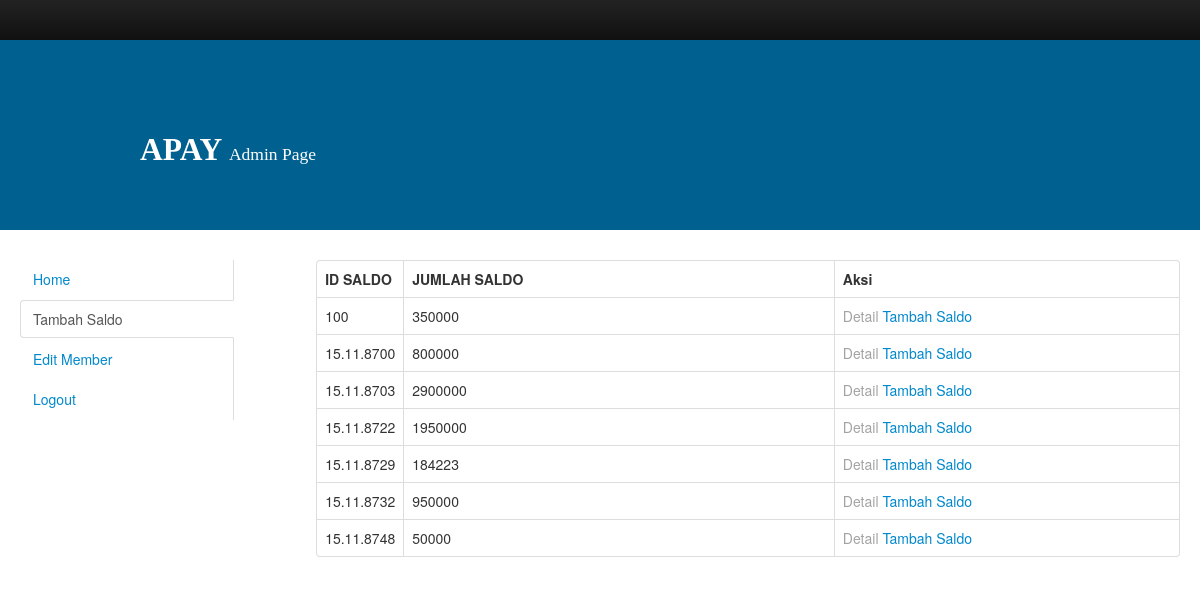
The page /saldo.php on the database its author committed.
### tables this page shows
CREATE TABLE `user` (
  `nim` varchar(20) NOT NULL,
  `nama` varchar(100) NOT NULL,
  `pin` varchar(100) NOT NULL,
  `idsaldo` varchar(100) NOT NULL,
  `email` varchar(30) NOT NULL
);

CREATE TABLE `saldo` (
  `idsaldo` varchar(100) NOT NULL,
  `jumlahsaldo` int(100) NOT NULL
);

### saldo.php (the view, shortened to what this page needs)
<!DOCTYPE html>
<html>
  <head>
    <link href="old/css/bootstrap.min.css" rel="stylesheet" media="screen">
    <link rel="stylesheet" type="text/css" href="old/style.css">
  </head>
  <body>
    <div class="navbar navbar-inverse">
      <div class="navbar-inner">
      </div>
    </div>
    <div class="atas">
      <h2>APAY <small>Admin Page</small></h2>
    </div>
      <div class="container-fluid">
        <div class="row-fluid">
          <div class="span3">
              <div class="tabbable tabs-left">
                <ul class="nav nav-tabs">
                  <li>
                        <a href="admin.php">Home</a>
                  </li>
                  <li class="active"><a href="saldo.php">Tambah Saldo</a></li>
                  <li><a href="edit.php">Edit Member&nbsp;&nbsp;&nbsp;&nbsp;&nbsp;&nbsp;&nbsp;&nbsp;&nbsp;&nbsp;&nbsp;&nbsp;&nbsp;&nbsp;&nbsp;&nbsp;&nbsp;&nbsp;&nbsp;&nbsp;&nbsp;&nbsp;&nbsp;&nbsp;&nbsp;&nbsp;&nbsp;&nbsp;</a></li>
                  <li><a href="logout.php">Logout</a></li>
                </ul>
              </div>
          </div>
<div class="span9">
	<table class="table table-bordered">
	<tr>
		<th width="10%">ID SALDO</th>
		<th>JUMLAH SALDO</th>
		<th width="40%">Aksi</th>
	</tr>
		<?php
			include("koneksi.php");
			$sql   = "SELECT * FROM `saldo` JOIN user ON saldo.idsaldo=user.idsaldo GROUP BY saldo.idsaldo";
			$hasil = mysqli_query($config,$sql) or exit("Error query: <b>".$sql."</b>.");
			while($data = mysqli_fetch_assoc($hasil))
			{
		?>
	<tr>
		<td ><?php echo $data['idsaldo']; ?></td>
		<td><?php echo $data['jumlahsaldo']; ?></td>
		<td class="tombol">
		    <a href="detail.php?kode=<?php echo $data['idsaldo']; ?>" style="text-decoration: none; color: #A3A3A3">   Detail </a>
		    <a href="update.php?kode=<?php echo $data['idsaldo']; ?>" style="text-decoration: none;">   Tambah Saldo </a>
		</td>
	</tr>
		<?php
			}
		?>
	</table>
</div>
  </body>
</html>

### old/style.css (style rules this page uses)
.navbar-inner { border: 0px; background: #003A57; border-radius: 0px; font-family: calibri; }
.atas { width: 100%; background: #006191; margin-top: -20px; color: white; font-family: calibri light; padding-top: 80px; padding-bottom: 50px; margin-bottom: 30px; font-size: 25px; }
.atas h2 { margin-left: 140px; }
.atas small { color: white; }

### rows shown on the page
user: idsaldo "100", idsaldo.jumlahsaldo "350000"
user: idsaldo "15.11.8700", idsaldo.jumlahsaldo "800000"
user: idsaldo "15.11.8703", idsaldo.jumlahsaldo "2900000"
user: idsaldo "15.11.8722", idsaldo.jumlahsaldo "1950000"
user: idsaldo "15.11.8729", idsaldo.jumlahsaldo "184223"
user: idsaldo "15.11.8732", idsaldo.jumlahsaldo "950000"
user: idsaldo "15.11.8748", idsaldo.jumlahsaldo "50000"
